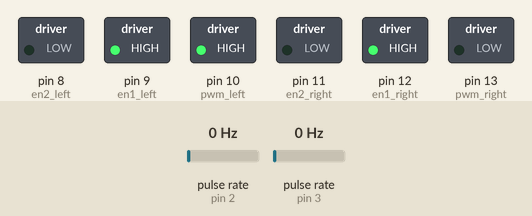
Bench run of a sketch on a simulated Arduino Uno, built with avr-gcc and run on an emulated ATmega328P. On the bench: switched loads named in the sketch (green lamp = pin HIGH). Wiring (inferred from the names in the program): 2 × pulse sensor: data pin 2 / data pin 3. Inputs (shaded band) come from the test bench; at power-on: pulse rate (sensors on pin 2, pin 3) 0 Hz.

Above: at 3.7 s.
3.8 s: pulse rate (sensor on pin 2) set to 50 Hz
At 6.0 s:
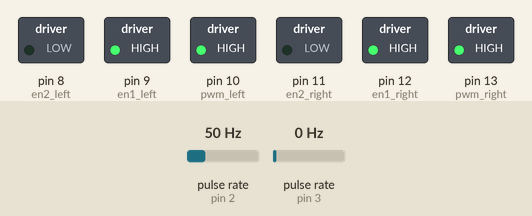
6.8 s: pulse rate (sensor on pin 2) set to 4 Hz
9.8 s: pulse rate (sensor on pin 2) set to 100 Hz
Timing chart, 0 to 12.8 s (numbered marks = the images above; inputs shaded):
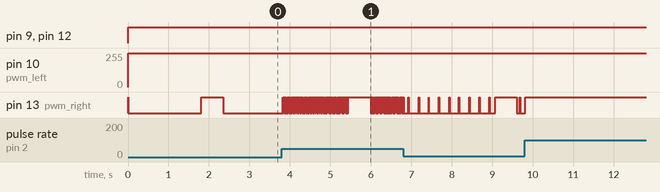

The sketch:

speedcontrol_l298.ino
```cpp
 /*************************************************************************
 * Author    :  Muhammad Ali Nagra
 * Code      :  Speed Control_L298(Timed events)
 * Platform  :  ArduinoMega(ATmega256)
 * Date/Time :  12th July,2016/ 0948 Hours
 *
 * Note     : This piece of code is the property of Team Mola Jutt,C@SE
**************************************************************************/
#define encoder1 2// Encoder Input pin1
#define encoder2 3// Encoder Input pin2

#define pwm_right 13 // Pwm pin for right side motor
#define en1_right  12 // enable pin 1 , right side L298
#define en2_right   11 // enable pin 2 , right side L298

#define pwm_left 10 // Pwm pin for left side motor
#define en1_left 9  // enable pin 1, left side L298
#define en2_left  8  // enable pin 2, left side L298

#define pulse_constant 400  // The encoder is 400 ppr
#define box_constant   728  // To move one box, The controller must count 728 pulses

#define sampling_interval 10// Define sampling time

#define rpm 200


int count1=0;
int count2=0;

int dut1=250; //setting initial duty cycle
int dut2=250; //setting initial duty cycle

double tot_pulses1=0;
double tot_pulses2=0;

double current_mills=0;
double previous_mills=0;

float kp=10000.0;
float ki=0.05;

int cur_speed1=0;
int cur_speed2=0;

int error1=0;
int error2=0;
int acc_error1=0;
int acc_error2=0;

uint8_t flag=0;
void setup()
{
 pinMode(pwm_right,OUTPUT);
 pinMode(en1_right,OUTPUT);
 pinMode(en2_right,OUTPUT);

 pinMode(pwm_left,OUTPUT);
 pinMode(en1_left,OUTPUT);
 pinMode(en2_left,OUTPUT);

// Setting the encoder pins as inputs
pinMode(encoder1,INPUT);
pinMode(encoder2,INPUT);

// Setting Up the external interrupts for polling
attachInterrupt(digitalPinToInterrupt(encoder1),ISR1,RISING);
attachInterrupt(digitalPinToInterrupt(encoder2),ISR2,RISING);
}

void loop()
{
  while(flag!=1)
  {
  box(1);
  current_mills=millis();


 // The Timed Event
 if((current_mills-previous_mills)>sampling_interval)
 {
  previous_mills=current_mills;
  tot_pulses1=tot_pulses1+count1;
  tot_pulses2=tot_pulses2+count2;
  //stoping the interrupts, so that they dont hindernce in the calculations
  detachInterrupt(digitalPinToInterrupt(encoder1));
  detachInterrupt(digitalPinToInterrupt(encoder2));

  //adding the total pulses counted thus far into variables


  //perform the timed calculations here...
  speed_cntrl();

  //clearing the counter variables
  count1=0;
  count2=0;

  //after you are finished enable the hardware interrupts for encoders again
  attachInterrupt(digitalPinToInterrupt(encoder1),ISR1,RISING);
  attachInterrupt(digitalPinToInterrupt(encoder2),ISR2,RISING);

 }

}
stop_r();
}
void ISR1(void)
{
  count1++;
}
void ISR2(void)
{
  count2++;
}

void stop_r()
{
  analogWrite(pwm_right,0);
  analogWrite(pwm_left,0);

  digitalWrite(en1_right,LOW);
  digitalWrite(en2_right,LOW);
  digitalWrite(en1_left,LOW);
  digitalWrite(en2_left,LOW);

}
void frwrd()
{
  analogWrite(pwm_right,dut1);
  analogWrite(pwm_left,dut2);

  digitalWrite(en1_right,HIGH);
  digitalWrite(en2_right,LOW);
  digitalWrite(en1_left,HIGH);
  digitalWrite(en2_left,LOW);

}
void speed_cntrl()
{
  cur_speed1=3.75*count1;
  cur_speed2=3.75*count2;

  error1=rpm-cur_speed1;
  error2=rpm-cur_speed2;

  acc_error1=acc_error1+error1;
  acc_error2=acc_error2+error2;


  dut1=(kp*error1)+(ki*acc_error1);
  dut2=(kp*error2)+(ki*acc_error2);
}
void box(uint8_t x)
{

  if((tot_pulses1<(x*box_constant))||(tot_pulses2<(x*box_constant)))
  {
    flag=0;
    frwrd();
  }
  else
    flag=1;
}
```
